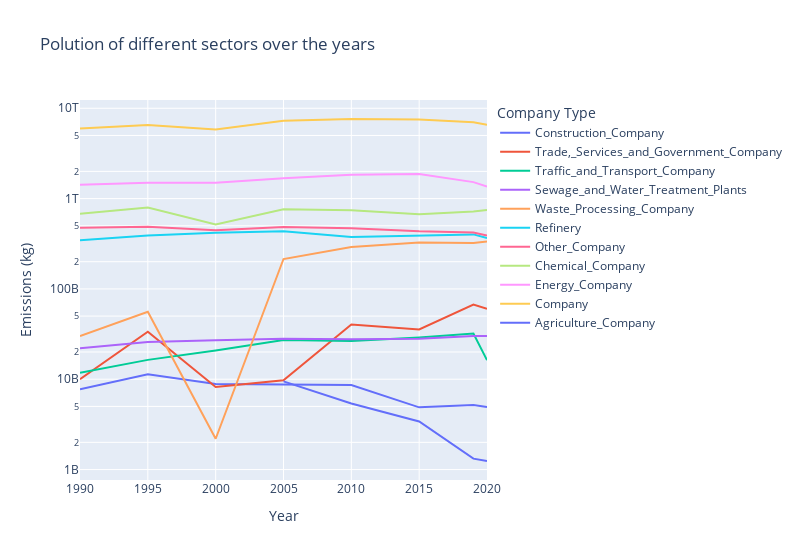

Notebook source saved alongside this figure:
### Code cell
pollutionPerYearPerSector['sector'] = pollutionPerYearPerSector['sector'].str.replace('http://www.example.org/', '')
fig = px.line(
    pollutionPerYearPerSector, 
    x="year", 
    y="emissions",  
    log_y=True, 
    width=800,
    color='sector', 
    title="Polution of different sectors over the years",
    labels={
                     "year": "Year",
                     "emissions": "Emissions (kg)",
                     "sector": "Company Type"
                 },)
fig.show()

### Figure 1 — Plotly figure (JSON) as saved in the notebook; plotly's stock layout.template omitted (floating-point values rounded to 4 significant figures)
{"data": [{"hovertemplate": "Company Type=Construction_Company<br>Year=%{x}<br>Emissions (kg)=%{y}<extra></extra>", "legendgroup": "Construction_Company", "line": {"color": "#636efa", "dash": "solid"}, "marker": {"symbol": "circle"}, "mode": "lines", "name": "Construction_Company", "orientation": "h", "showlegend": true, "type": "scatter", "x": [1990, 1995, 2000, 2005, 2010, 2015, 2019, 2020], "xaxis": "x", "y": [7722309070, 11320000000.0, 8836471910, 8755000000.0, 8625000000.0, 4881000000.0, 5170000000.0, 4927000000.0], "yaxis": "y"}, {"hovertemplate": "Company Type=Trade,_Services_and_Government_Company<br>Year=%{x}<br>Emissions (kg)=%{y}<extra></extra>", "legendgroup": "Trade,_Services_and_Government_Company", "line": {"color": "#EF553B", "dash": "solid"}, "marker": {"symbol": "circle"}, "mode": "lines", "name": "Trade,_Services_and_Government_Company", "orientation": "h", "showlegend": true, "type": "scatter", "x": [1990, 1995, 2000, 2005, 2010, 2015, 2019, 2020], "xaxis": "x", "y": [10006699185, 33600000000.0, 8201115300, 9754000000.0, 40300000000.0, 35520000000.0, 67040000000.0, 60390000000.0], "yaxis": "y"}, {"hovertemplate": "Company Type=Traffic_and_Transport_Company<br>Year=%{x}<br>Emissions (kg)=%{y}<extra></extra>", "legendgroup": "Traffic_and_Transport_Company", "line": {"color": "#00cc96", "dash": "solid"}, "marker": {"symbol": "circle"}, "mode": "lines", "name": "Traffic_and_Transport_Company", "orientation": "h", "showlegend": true, "type": "scatter", "x": [1990, 1995, 2000, 2005, 2010, 2015, 2019, 2020], "xaxis": "x", "y": [11760000000.0, 16370000000.0, 20790000000.0, 27190000000.0, 26520000000.0, 28970000000.0, 32040000000.0, 16260000000.0], "yaxis": "y"}, {"hovertemplate": "Company Type=Sewage_and_Water_Treatment_Plants<br>Year=%{x}<br>Emissions (kg)=%{y}<extra></extra>", "legendgroup": "Sewage_and_Water_Treatment_Plants", "line": {"color": "#ab63fa", "dash": "solid"}, "marker": {"symbol": "circle"}, "mode": "lines", "name": "Sewage_and_Water_Treatment_Plants", "orientation": "h", "showlegend": true, "type": "scatter", "x": [1990, 1995, 2000, 2005, 2010, 2015, 2019, 2020], "xaxis": "x", "y": [21980000000.0, 25810000000.0, 27030000000.0, 28050000000.0, 27700000000.0, 28120000000.0, 30030000000.0, 30020000000.0], "yaxis": "y"}, {"hovertemplate": "Company Type=Waste_Processing_Company<br>Year=%{x}<br>Emissions (kg)=%{y}<extra></extra>", "legendgroup": "Waste_Processing_Company", "line": {"color": "#FFA15A", "dash": "solid"}, "marker": {"symbol": "circle"}, "mode": "lines", "name": "Waste_Processing_Company", "orientation": "h", "showlegend": true, "type": "scatter", "x": [1990, 1995, 2000, 2005, 2010, 2015, 2019, 2020], "xaxis": "x", "y": [30083036935, 55940000000.0, 2192000000.0, 214200000000.0, 291200000000.0, 325400000000.0, 321800000000.0, 335700000000.0], "yaxis": "y"}, {"hovertemplate": "Company Type=Refinery<br>Year=%{x}<br>Emissions (kg)=%{y}<extra></extra>", "legendgroup": "Refinery", "line": {"color": "#19d3f3", "dash": "solid"}, "marker": {"symbol": "circle"}, "mode": "lines", "name": "Refinery", "orientation": "h", "showlegend": true, "type": "scatter", "x": [1990, 1995, 2000, 2005, 2010, 2015, 2019, 2020], "xaxis": "x", "y": [345488713325, 388900000000.0, 419300000000.0, 434300000000.0, 376000000000.0, 393943962895, 401500000000.0, 365400000000.0], "yaxis": "y"}, {"hovertemplate": "Company Type=Other_Company<br>Year=%{x}<br>Emissions (kg)=%{y}<extra></extra>", "legendgroup": "Other_Company", "line": {"color": "#FF6692", "dash": "solid"}, "marker": {"symbol": "circle"}, "mode": "lines", "name": "Other_Company", "orientation": "h", "showlegend": true, "type": "scatter", "x": [1990, 1995, 2000, 2005, 2010, 2015, 2019, 2020], "xaxis": "x", "y": [475285870710, 488700000000.0, 445500000000.0, 485400000000.0, 469000000000.0, 434200000000.0, 421600000000.0, 390900000000.0], "yaxis": "y"}, {"hovertemplate": "Company Type=Chemical_Company<br>Year=%{x}<br>Emissions (kg)=%{y}<extra></extra>", "legendgroup": "Chemical_Company", "line": {"color": "#B6E880", "dash": "solid"}, "marker": {"symbol": "circle"}, "mode": "lines", "name": "Chemical_Company", "orientation": "h", "showlegend": true, "type": "scatter", "x": [1990, 1995, 2000, 2005, 2010, 2015, 2019, 2020], "xaxis": "x", "y": [680800000000.0, 797200000000.0, 516700000000.0, 762500000000.0, 741700000000.0, 669700000000.0, 719500000000.0, 746700000000.0], "yaxis": "y"}, {"hovertemplate": "Company Type=Energy_Company<br>Year=%{x}<br>Emissions (kg)=%{y}<extra></extra>", "legendgroup": "Energy_Company", "line": {"color": "#FF97FF", "dash": "solid"}, "marker": {"symbol": "circle"}, "mode": "lines", "name": "Energy_Company", "orientation": "h", "showlegend": true, "type": "scatter", "x": [1990, 1995, 2000, 2005, 2010, 2015, 2019, 2020], "xaxis": "x", "y": [1420883462565, 1495000000000.0, 1492586641000, 1677000000000.0, 1835000000000.0, 1866000000000.0, 1522000000000.0, 1356000000000.0], "yaxis": "y"}, {"hovertemplate": "Company Type=Company<br>Year=%{x}<br>Emissions (kg)=%{y}<extra></extra>", "legendgroup": "Company", "line": {"color": "#FECB52", "dash": "solid"}, "marker": {"symbol": "circle"}, "mode": "lines", "name": "Company", "orientation": "h", "showlegend": true, "type": "scatter", "x": [1990, 1995, 2000, 2005, 2010, 2015, 2019, 2020], "xaxis": "x", "y": [5964000000000.0, 6529000000000.0, 5804000000000.0, 7265000000000.0, 7606000000000.0, 7527000000000.0, 6983000000000.0, 6557000000000.0], "yaxis": "y"}, {"hovertemplate": "Company Type=Agriculture_Company<br>Year=%{x}<br>Emissions (kg)=%{y}<extra></extra>", "legendgroup": "Agriculture_Company", "line": {"color": "#636efa", "dash": "solid"}, "marker": {"symbol": "circle"}, "mode": "lines", "name": "Agriculture_Company", "orientation": "h", "showlegend": true, "type": "scatter", "x": [2005, 2010, 2015, 2019, 2020], "xaxis": "x", "y": [9474000000.0, 5377584625, 3405062710, 1320000000.0, 1243106620], "yaxis": "y"}], "layout": {"legend": {"title": {"text": "Company Type"}, "tracegroupgap": 0}, "title": {"text": "Polution of different sectors over the years"}, "width": 800, "xaxis": {"anchor": "y", "domain": [0, 1], "title": {"text": "Year"}}, "yaxis": {"anchor": "x", "domain": [0, 1], "title": {"text": "Emissions (kg)"}, "type": "log"}}}
